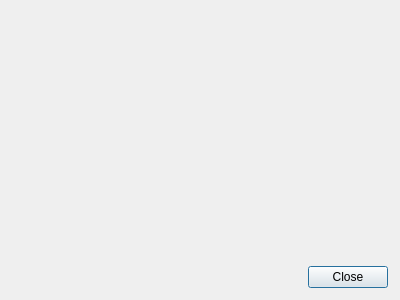
<?xml version="1.0" encoding="UTF-8"?>
<ui version="4.0">
 <class>Dialog</class>
 <widget class="QDialog" name="Dialog">
  <property name="geometry">
   <rect>
    <x>0</x>
    <y>0</y>
    <width>400</width>
    <height>300</height>
   </rect>
  </property>
  <property name="windowTitle">
   <string>Dialog</string>
  </property>
  <property name="windowIcon">
   <iconset resource="icons.qrc">
    <normaloff>:/icons/anki.png</normaloff>:/icons/anki.png</iconset>
  </property>
  <layout class="QVBoxLayout" name="verticalLayout">
   <property name="spacing">
    <number>3</number>
   </property>
   <property name="leftMargin">
    <number>12</number>
   </property>
   <property name="topMargin">
    <number>12</number>
   </property>
   <property name="rightMargin">
    <number>12</number>
   </property>
   <property name="bottomMargin">
    <number>12</number>
   </property>
   <item>
    <widget class="QWidget" name="fieldsArea" native="true">
     <property name="styleSheet">
      <string notr="true">background :url(:/icons/Mainwindow_bg.jpg)</string>
     </property>
    </widget>
   </item>
   <item>
    <widget class="QDialogButtonBox" name="buttonBox">
     <property name="orientation">
      <enum>Qt::Horizontal</enum>
     </property>
     <property name="standardButtons">
      <set>QDialogButtonBox::Close</set>
     </property>
    </widget>
   </item>
  </layout>
 </widget>
 <resources>
  <include location="icons.qrc"/>
 </resources>
 <connections>
  <connection>
   <sender>buttonBox</sender>
   <signal>accepted()</signal>
   <receiver>Dialog</receiver>
   <slot>accept()</slot>
   <hints>
    <hint type="sourcelabel">
     <x>248</x>
     <y>254</y>
    </hint>
    <hint type="destinationlabel">
     <x>157</x>
     <y>274</y>
    </hint>
   </hints>
  </connection>
  <connection>
   <sender>buttonBox</sender>
   <signal>rejected()</signal>
   <receiver>Dialog</receiver>
   <slot>reject()</slot>
   <hints>
    <hint type="sourcelabel">
     <x>316</x>
     <y>260</y>
    </hint>
    <hint type="destinationlabel">
     <x>286</x>
     <y>274</y>
    </hint>
   </hints>
  </connection>
 </connections>
</ui>
